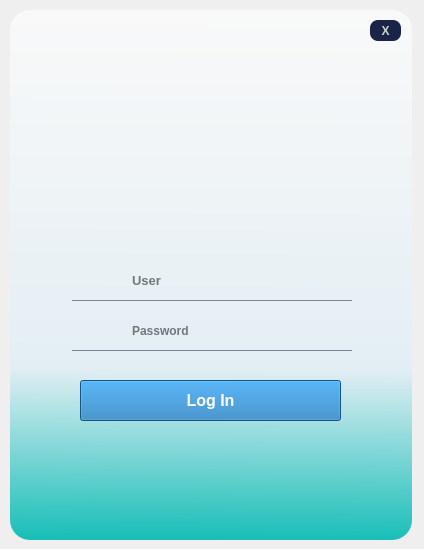
<?xml version="1.0" encoding="UTF-8"?>
<ui version="4.0">
 <class>MainWindow</class>
 <widget class="QMainWindow" name="MainWindow">
  <property name="geometry">
   <rect>
    <x>0</x>
    <y>0</y>
    <width>424</width>
    <height>549</height>
   </rect>
  </property>
  <property name="windowTitle">
   <string>MainWindow</string>
  </property>
  <widget class="QWidget" name="centralwidget">
   <widget class="QFrame" name="dropShadowFrame">
    <property name="geometry">
     <rect>
      <x>10</x>
      <y>10</y>
      <width>402</width>
      <height>530</height>
     </rect>
    </property>
    <property name="styleSheet">
     <string notr="true">QFrame {	
	background-color: qlineargradient(spread:pad, x1:0.522727, y1:1, x2:0.528, y2:0, stop:0 rgba(24, 190, 183, 255), stop:0.323864 rgba(227, 238, 244, 255), stop:1 rgba(249, 249, 249, 255));

	color: rgb(220, 220, 220);
	border-radius: 20px;
}</string>
    </property>
    <property name="frameShape">
     <enum>QFrame::StyledPanel</enum>
    </property>
    <property name="frameShadow">
     <enum>QFrame::Raised</enum>
    </property>
    <widget class="QPushButton" name="button_login">
     <property name="enabled">
      <bool>true</bool>
     </property>
     <property name="geometry">
      <rect>
       <x>70</x>
       <y>370</y>
       <width>261</width>
       <height>41</height>
      </rect>
     </property>
     <property name="font">
      <font>
       <pointsize>12</pointsize>
       <bold>true</bold>
      </font>
     </property>
     <property name="cursor">
      <cursorShape>ArrowCursor</cursorShape>
     </property>
     <property name="mouseTracking">
      <bool>true</bool>
     </property>
     <property name="toolTip">
      <string/>
     </property>
     <property name="layoutDirection">
      <enum>Qt::LeftToRight</enum>
     </property>
     <property name="autoFillBackground">
      <bool>false</bool>
     </property>
     <property name="styleSheet">
      <string notr="true">QPushButton {
	background-color: rgb(27, 117, 183);
	text-align: center;
	color: white;
}
QPushButton:hover {
	background-color: rgb(24, 190, 183);
}
QPushButton:pressed {
	background-color: rgb(15, 68, 106);
}</string>
     </property>
     <property name="text">
      <string>Log In</string>
     </property>
     <property name="checkable">
      <bool>false</bool>
     </property>
     <property name="autoRepeat">
      <bool>false</bool>
     </property>
     <property name="autoExclusive">
      <bool>false</bool>
     </property>
     <property name="autoDefault">
      <bool>true</bool>
     </property>
     <property name="default">
      <bool>false</bool>
     </property>
     <property name="flat">
      <bool>false</bool>
     </property>
    </widget>
    <widget class="QLineEdit" name="text_password">
     <property name="enabled">
      <bool>true</bool>
     </property>
     <property name="geometry">
      <rect>
       <x>120</x>
       <y>310</y>
       <width>191</width>
       <height>21</height>
      </rect>
     </property>
     <property name="font">
      <font>
       <family>MS Shell Dlg 2</family>
       <pointsize>9</pointsize>
       <bold>true</bold>
      </font>
     </property>
     <property name="acceptDrops">
      <bool>true</bool>
     </property>
     <property name="autoFillBackground">
      <bool>false</bool>
     </property>
     <property name="styleSheet">
      <string notr="true">background-color: rgba(0, 0, 0, 0);
color: black;</string>
     </property>
     <property name="inputMethodHints">
      <set>Qt::ImhHiddenText|Qt::ImhNoAutoUppercase|Qt::ImhNoPredictiveText|Qt::ImhSensitiveData</set>
     </property>
     <property name="inputMask">
      <string/>
     </property>
     <property name="text">
      <string/>
     </property>
     <property name="frame">
      <bool>false</bool>
     </property>
     <property name="echoMode">
      <enum>QLineEdit::Password</enum>
     </property>
     <property name="alignment">
      <set>Qt::AlignLeading|Qt::AlignLeft|Qt::AlignVCenter</set>
     </property>
     <property name="dragEnabled">
      <bool>false</bool>
     </property>
     <property name="readOnly">
      <bool>false</bool>
     </property>
     <property name="placeholderText">
      <string>Password</string>
     </property>
     <property name="clearButtonEnabled">
      <bool>true</bool>
     </property>
    </widget>
    <widget class="Line" name="line_password">
     <property name="geometry">
      <rect>
       <x>62</x>
       <y>340</y>
       <width>280</width>
       <height>1</height>
      </rect>
     </property>
     <property name="layoutDirection">
      <enum>Qt::LeftToRight</enum>
     </property>
     <property name="styleSheet">
      <string notr="true">background-color: rgb(130, 127, 148);</string>
     </property>
     <property name="frameShadow">
      <enum>QFrame::Raised</enum>
     </property>
     <property name="orientation">
      <enum>Qt::Horizontal</enum>
     </property>
    </widget>
    <widget class="Line" name="line_username">
     <property name="geometry">
      <rect>
       <x>62</x>
       <y>290</y>
       <width>280</width>
       <height>1</height>
      </rect>
     </property>
     <property name="layoutDirection">
      <enum>Qt::LeftToRight</enum>
     </property>
     <property name="styleSheet">
      <string notr="true">background-color: rgb(130, 127, 148);</string>
     </property>
     <property name="frameShadow">
      <enum>QFrame::Raised</enum>
     </property>
     <property name="orientation">
      <enum>Qt::Horizontal</enum>
     </property>
    </widget>
    <widget class="QLineEdit" name="text_username">
     <property name="enabled">
      <bool>true</bool>
     </property>
     <property name="geometry">
      <rect>
       <x>120</x>
       <y>260</y>
       <width>191</width>
       <height>21</height>
      </rect>
     </property>
     <property name="font">
      <font>
       <family>MS Shell Dlg 2</family>
       <pointsize>10</pointsize>
       <italic>false</italic>
       <bold>true</bold>
      </font>
     </property>
     <property name="acceptDrops">
      <bool>true</bool>
     </property>
     <property name="autoFillBackground">
      <bool>false</bool>
     </property>
     <property name="styleSheet">
      <string notr="true">background-color: rgba(0, 0, 0, 0);
color: black;</string>
     </property>
     <property name="inputMethodHints">
      <set>Qt::ImhNone</set>
     </property>
     <property name="inputMask">
      <string/>
     </property>
     <property name="text">
      <string/>
     </property>
     <property name="frame">
      <bool>false</bool>
     </property>
     <property name="echoMode">
      <enum>QLineEdit::Normal</enum>
     </property>
     <property name="alignment">
      <set>Qt::AlignLeading|Qt::AlignLeft|Qt::AlignVCenter</set>
     </property>
     <property name="dragEnabled">
      <bool>false</bool>
     </property>
     <property name="readOnly">
      <bool>false</bool>
     </property>
     <property name="placeholderText">
      <string>User</string>
     </property>
     <property name="clearButtonEnabled">
      <bool>false</bool>
     </property>
    </widget>
    <widget class="QWidget" name="horizontalLayoutWidget">
     <property name="geometry">
      <rect>
       <x>30</x>
       <y>50</y>
       <width>341</width>
       <height>141</height>
      </rect>
     </property>
     <layout class="QHBoxLayout" name="horizontalLayout">
      <item>
       <widget class="QLabel" name="img_Logo">
        <property name="layoutDirection">
         <enum>Qt::LeftToRight</enum>
        </property>
        <property name="styleSheet">
         <string notr="true">image: url(:/icons/assets/Logo.png);
background-color: rgba(255, 255, 255, 0);</string>
        </property>
        <property name="text">
         <string/>
        </property>
        <property name="alignment">
         <set>Qt::AlignCenter</set>
        </property>
       </widget>
      </item>
     </layout>
    </widget>
    <widget class="QLabel" name="icon_user">
     <property name="geometry">
      <rect>
       <x>70</x>
       <y>260</y>
       <width>31</width>
       <height>21</height>
      </rect>
     </property>
     <property name="styleSheet">
      <string notr="true">image: url(:/icons/assets/user-black.png);
background-color: rgba(255, 255, 255, 0);</string>
     </property>
     <property name="text">
      <string/>
     </property>
    </widget>
    <widget class="QLabel" name="icon_lock">
     <property name="geometry">
      <rect>
       <x>70</x>
       <y>310</y>
       <width>31</width>
       <height>21</height>
      </rect>
     </property>
     <property name="styleSheet">
      <string notr="true">image: url(:/icons/assets/lock-black.png);
background-color: rgba(255, 255, 255, 0);</string>
     </property>
     <property name="text">
      <string/>
     </property>
    </widget>
    <widget class="QPushButton" name="button_close">
     <property name="geometry">
      <rect>
       <x>360</x>
       <y>10</y>
       <width>31</width>
       <height>21</height>
      </rect>
     </property>
     <property name="font">
      <font>
       <bold>true</bold>
      </font>
     </property>
     <property name="styleSheet">
      <string notr="true">QPushButton {
   border:none;
   border-radius:8px;
   background-color: rgb(25,36,71);
   color: rgb(208, 208, 208);

}
QPushButton:hover {
	background-color: rgb(24, 190, 183);
}
QPushButton:pressed {
	background-color: rgb(15, 68, 106);
}</string>
     </property>
     <property name="text">
      <string>X</string>
     </property>
    </widget>
   </widget>
  </widget>
 </widget>
 <resources/>
 <connections/>
</ui>
